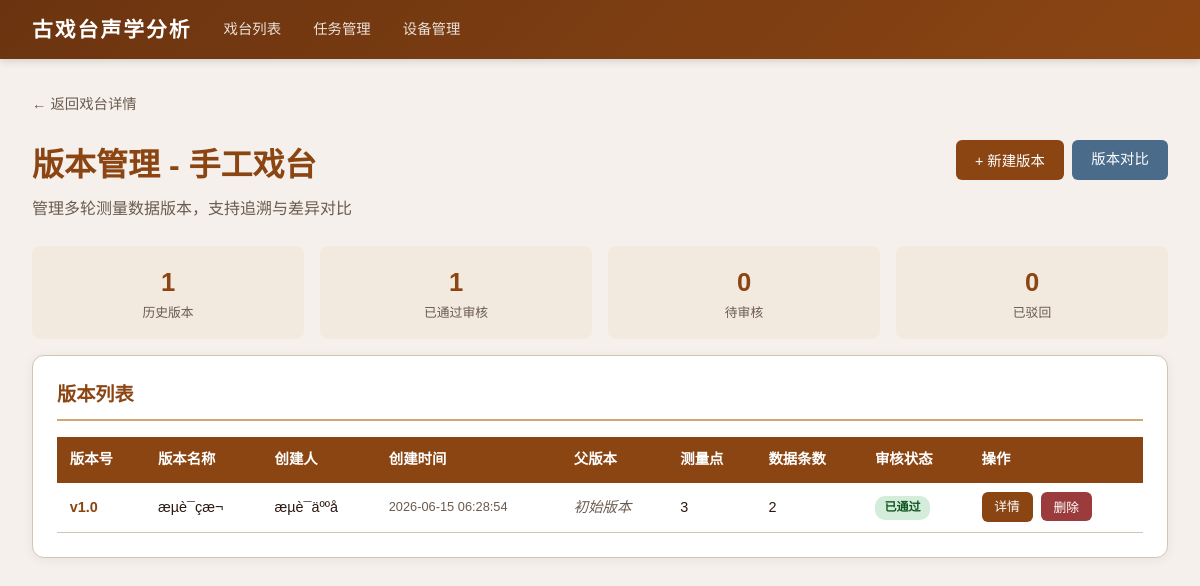
Screenshot of /stages/1/versions with the database file from the repository.
### tables this page shows
CREATE TABLE stages (
            id INTEGER PRIMARY KEY AUTOINCREMENT,
            name TEXT NOT NULL,
            location TEXT NOT NULL DEFAULT '',
            description TEXT NOT NULL DEFAULT '',
            plan_width REAL NOT NULL DEFAULT 20.0,
            plan_height REAL NOT NULL DEFAULT 15.0,
            created_at TIMESTAMP DEFAULT CURRENT_TIMESTAMP
        );

CREATE TABLE measurement_versions (
            id INTEGER PRIMARY KEY AUTOINCREMENT,
            stage_id INTEGER NOT NULL,
            version_number TEXT NOT NULL,
            version_name TEXT NOT NULL DEFAULT '',
            created_by TEXT NOT NULL DEFAULT '',
            update_time TIMESTAMP DEFAULT CURRENT_TIMESTAMP,
            modification_description TEXT NOT NULL DEFAULT '',
            data_source TEXT NOT NULL DEFAULT '',
            review_status TEXT NOT NULL DEFAULT 'pending',
            reviewed_by TEXT NOT NULL DEFAULT '',
            review_time TIMESTAMP,
            review_comment TEXT NOT NULL DEFAULT '',
            parent_version_id INTEGER,
            session_id INTEGER,
            conclusion_snapshot TEXT NOT NULL DEFAULT '',
            created_at TIMESTAMP DEFAULT CURRENT_TIMESTAMP,
            FOREIGN KEY (stage_id) REFERENCES stages(id) ON DELETE CASCADE,
            FOREIGN KEY (parent_version_id) REFERENCES measurement_versions(id) ON DELETE SET NULL,
            FOREIGN KEY (session_id) REFERENCES measurement_sessions(id) ON DELETE SET NULL,
            UNIQUE(stage_id, version_number)
        );

### app/routers/versions.py (the view)
@router.get("/stages/{stage_id}/versions", response_class=HTMLResponse)
def version_list(request: Request, stage_id: int, db=Depends(get_db)):
    cursor = db.cursor()
    cursor.execute("SELECT * FROM stages WHERE id = ?", (stage_id,))
    stage = cursor.fetchone()
    if not stage:
        raise HTTPException(status_code=404, detail="戏台不存在")
    stage = dict(stage)
    cursor.execute("""
        SELECT mv.*,
            (SELECT COUNT(*) FROM version_point_snapshots WHERE version_id = mv.id) as point_count,
            (SELECT COUNT(*) FROM version_acoustic_snapshots WHERE version_id = mv.id) as data_count,
            pv.version_number as parent_version_number
        FROM measurement_versions mv
        LEFT JOIN measurement_versions pv ON mv.parent_version_id = pv.id
        WHERE mv.stage_id = ?
        ORDER BY mv.created_at DESC
    """, (stage_id,))
    versions = [dict(row) for row in cursor.fetchall()]
    status_map = {
        "pending": "待审核",
        "approved": "已通过",
        "rejected": "已驳回"
    }
    for v in versions:
        v["review_status_text"] = status_map.get(v["review_status"], v["review_status"])
    cursor.execute("""
        SELECT ms.id, ms.singer_position, ms.audience_count, ms.door_window_state, ms.created_at
        FROM measurement_sessions ms
        WHERE ms.stage_id = ?
        ORDER BY ms.created_at DESC
    """, (stage_id,))
    sessions = [dict(row) for row in cursor.fetchall()]
    return templates.TemplateResponse("version_list.html", {
        "request": request, "stage": stage, "versions": versions, "sessions": sessions
    })

### app/templates/version_list.html (shortened to what this page needs)
{% extends "base.html" %}
{% block content %}
<div style="margin-bottom:1.5rem;">
    <a href="/stages/{{ stage.id }}" style="color:var(--text-light);text-decoration:none;font-size:0.9rem;">← 返回戏台详情</a>
</div>
<div style="display:flex;justify-content:space-between;align-items:flex-start;margin-bottom:1.5rem;gap:1rem;flex-wrap:wrap;">
    <div>
        <h1 style="color:var(--primary);margin-bottom:0.3rem;">版本管理 - {{ stage.name }}</h1>
        <p style="color:var(--text-light);">管理多轮测量数据版本，支持追溯与差异对比</p>
    </div>
    <div class="actions">
        <button class="btn btn-primary" onclick="document.getElementById('createVersionModal').style.display='flex'">+ 新建版本</button>
        <a href="/stages/{{ stage.id }}/versions/compare" class="btn btn-info">版本对比</a>
    </div>
</div>
<div class="stat-grid">
    <div class="stat-item">
        <div class="stat-value">{{ versions|length }}</div>
        <div class="stat-label">历史版本</div>
    </div>
    <div class="stat-item">
        <div class="stat-value">{{ versions | selectattr('review_status', 'equalto', 'approved') | list | length }}</div>
        <div class="stat-label">已通过审核</div>
    </div>
    <div class="stat-item">
        <div class="stat-value">{{ versions | selectattr('review_status', 'equalto', 'pending') | list | length }}</div>
        <div class="stat-label">待审核</div>
    </div>
    <div class="stat-item">
        <div class="stat-value">{{ versions | selectattr('review_status', 'equalto', 'rejected') | list | length }}</div>
        <div class="stat-label">已驳回</div>
    </div>
</div>
<div class="card">
    <h2>版本列表</h2>
    {% if versions %}
    <table>
        <thead>
            <tr>
                <th>版本号</th>
                <th>版本名称</th>
                <th>创建人</th>
                <th>创建时间</th>
                <th>父版本</th>
                <th>测量点</th>
                <th>数据条数</th>
                <th>审核状态</th>
                <th>操作</th>
            </tr>
        </thead>
        <tbody>
            {% for v in versions %}
            <tr>
                <td style="font-weight:700;color:var(--primary);">{{ v.version_number }}</td>
                <td>{{ v.version_name or '-' }}</td>
                <td>{{ v.created_by or '-' }}</td>
                <td style="font-size:0.8rem;color:var(--text-light);">{{ v.created_at }}</td>
                <td>
                    {% if v.parent_version_number %}
                    <span class="badge badge-info">{{ v.parent_version_number }}</span>
                    {% else %}
                    <span class="missing-indicator">初始版本</span>
                    {% endif %}
                </td>
                <td>{{ v.point_count }}</td>
                <td>{{ v.data_count }}</td>
                <td>
                    {% if v.review_status == 'pending' %}
                    <span class="badge badge-warning">待审核</span>
                    {% elif v.review_status == 'approved' %}
                    <span class="badge badge-success">已通过</span>
                    {% elif v.review_status == 'rejected' %}
                    <span class="badge badge-danger">已驳回</span>
                    {% endif %}
                </td>
                <td class="actions">
                    <a href="/stages/{{ stage.id }}/versions/{{ v.id }}" class="btn btn-primary btn-sm">详情</a>
                    <form action="/stages/{{ stage.id }}/versions/{{ v.id }}/delete" method="post"
                          onsubmit="return confirm('确定删除版本 {{ v.version_number }}？此操作将同时删除所有关联快照数据。')">
                        <button type="submit" class="btn btn-danger btn-sm">删除</button>
                    </form>
                </td>
            </tr>
            {% endfor %}
        </tbody>
    </table>
    {% else %}
    <div style="text-align:center;padding:2rem;">
        <p style="color:var(--text-light);margin-bottom:1rem;">暂无历史版本</p>
        <button class="btn btn-primary" onclick="document.getElementById('createVersionModal').style.display='flex'">创建第一个版本</button>
    </div>
    {% endif %}
</div>
{% endblock %}

### app/templates/base.html (style rules this page uses)
:root { --primary: #8B4513; --primary-light: #A0522D; --primary-dark: #6B3410; --accent: #D4A574; --bg: #F5F0EB; --card-bg: #FFFFFF; --text: #2C1810; --text-light: #6B5B4F; --border: #D4C5B0; --success: #4A7C59; --warning: #C4943A; --danger: #9B3B3B; --info: #4A6B8A; }
* { margin: 0; padding: 0; box-sizing: border-box; }
body { font-family: "PingFang SC", "Microsoft YaHei", "Hiragino Sans GB", sans-serif; background: var(--bg); color: var(--text); line-height: 1.6; }
.card { background: var(--card-bg); border-radius: 12px; box-shadow: 0 2px 12px rgba(0,0,0,0.06); padding: 1.5rem; margin-bottom: 1.5rem; border: 1px solid var(--border); }
.card h2 { color: var(--primary); margin-bottom: 1rem; padding-bottom: 0.5rem; border-bottom: 2px solid var(--accent); font-size: 1.2rem; }
.btn { display: inline-block; padding: 0.5rem 1.2rem; border-radius: 6px; border: none; cursor: pointer; font-size: 0.9rem; text-decoration: none; transition: all 0.2s; font-family: inherit; }
.btn-primary { background: var(--primary); color: white; }
.btn-danger { background: var(--danger); color: white; }
.btn-info { background: var(--info); color: white; }
.btn-sm { padding: 0.3rem 0.8rem; font-size: 0.8rem; }
form { display: inline; }
table { width: 100%; border-collapse: collapse; font-size: 0.9rem; }
table th { background: var(--primary); color: white; padding: 0.7rem 0.8rem; text-align: left; font-weight: 600; }
table td { padding: 0.6rem 0.8rem; border-bottom: 1px solid var(--border); }
.badge { display: inline-block; padding: 0.15rem 0.6rem; border-radius: 10px; font-size: 0.75rem; font-weight: 600; }
.badge-success { background: #d4edda; color: #155724; }
.actions { display: flex; gap: 0.5rem; flex-wrap: wrap; }
.stat-grid { display: grid; grid-template-columns: repeat(auto-fit, minmax(180px, 1fr)); gap: 1rem; margin-bottom: 1rem; }
.stat-item { text-align: center; padding: 1rem; background: rgba(212,165,116,0.1); border-radius: 8px; }
.stat-value { font-size: 1.6rem; font-weight: 700; color: var(--primary); }
.stat-label { font-size: 0.8rem; color: var(--text-light); }
.missing-indicator { color: var(--text-light); font-style: italic; }

### rows the page displays
stages: name "手工戏台"
measurement_versions: version_number "v1.0", version_name "æµè¯çæ¬", created_by "æµè¯äººå", created_at "2026-06-15 06:28:54", point_count "3", data_count "2", review_status "已通过"

### other values shown
{{ versions|length }} "1"
